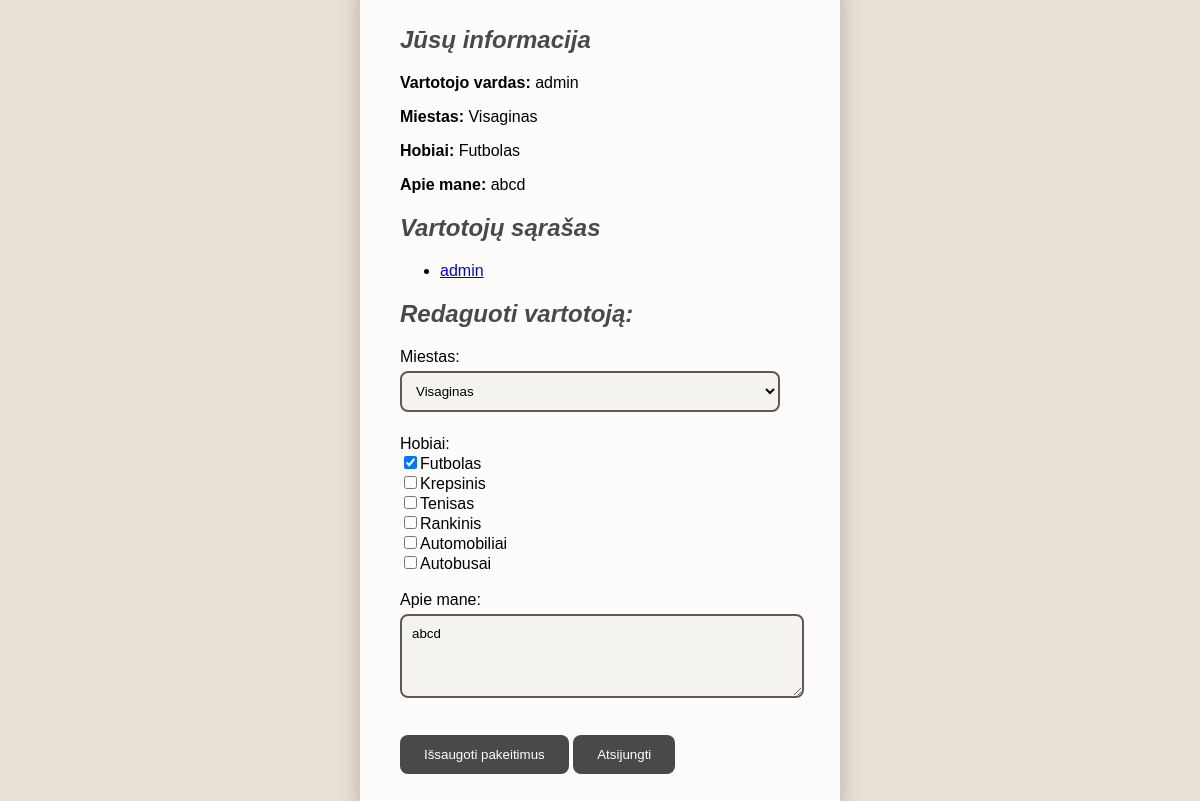
The app's page /yourinfo.php (signed in) with its own data.
### tables this page shows
CREATE TABLE `person_info` (
  `person_id` int(10) NOT NULL,
  `person_city` text NOT NULL,
  `person_username` varchar(255) NOT NULL,
  `person_password_encrypt` varchar(255) NOT NULL,
  `person_about_me` varchar(255) NOT NULL,
  `hobby_id` int(11) NOT NULL,
  `person_hobbies` varchar(255) NOT NULL,
  `is_hidden` int(11) NOT NULL,
  `person_city_id` int(11) NOT NULL
);

CREATE TABLE `cities` (
  `city_id` int(11) NOT NULL,
  `city_name` varchar(255) NOT NULL
);

CREATE TABLE `hobbies` (
  `id` int(11) NOT NULL,
  `name` varchar(255) NOT NULL
);

### yourinfo.php (the view, shortened to what this page needs)
<?php
$username = $_SESSION['login_user'];
$db = new Database();
$conn = $db->getConnection();
$sql = "SELECT person_info.*, cities.city_name
        FROM person_info
        LEFT JOIN cities ON person_info.person_city_id = cities.city_id
        WHERE person_username = ?";
$stmt = $conn->prepare($sql);
$stmt->bind_param("s", $username);
$stmt->execute();
$result = $stmt->get_result();
if ($result->num_rows == 1) {
    $user = $result->fetch_assoc();
    $isAdmin = ($user['person_username'] === 'admin');
    $hobbyNames = [];
    if (isset($user['person_hobbies'])) {
        $hobbyIds = explode(',', $user['person_hobbies']);
        foreach ($hobbyIds as $hobbyId) {
            $hobbySql = "SELECT name FROM hobbies WHERE id = ?";
            $hobbyStmt = $conn->prepare($hobbySql);
            $hobbyStmt->bind_param("i", $hobbyId);
            $hobbyStmt->execute();
            $hobbyResult = $hobbyStmt->get_result();
            $hobbyRow = $hobbyResult->fetch_assoc();
            $hobbyNames[] = $hobbyRow['name'];
        }
    }
    ?>
    <!DOCTYPE html>
    <html lang="en">
    <head>
        <link rel="stylesheet" href="styles.css">
    </head>
    <body>
        <div class="container">
            <h2>Jūsų informacija</h2>
            <p><strong>Vartotojo vardas:</strong> <?php echo $user['person_username']; ?></p>
            <p><strong>Miestas:</strong> <?php echo $user['city_name']; ?></p>
            <p><strong>Hobiai:</strong> <?php echo implode(', ', $hobbyNames); ?></p>
            <p><strong>Apie mane:</strong> <?php echo $user['person_about_me']; ?></p>
            <?php if ($isAdmin): ?>
            <h2>Vartotojų sąrašas</h2>
            <ul>
                <?php
                $usersSql = "SELECT person_username FROM person_info";
                $usersResult = $conn->query($usersSql);
                while ($userRow = $usersResult->fetch_assoc()) {
                    echo '<li><a href="edit_user.php?username=' . $userRow['person_username'] . '">' . $userRow['person_username'] . '</a></li>';
                }
                ?>
            </ul>
            <?php endif; ?>
            <h2>Redaguoti vartotoją:</h2>
            <form action="update_info.php" method="post">
                <label for="city">Miestas:</label>
                <select id="city" name="city" required>
                    <?php
                    $citySql = "SELECT * FROM cities";
                    $cityResult = $conn->query($citySql);
                    while ($cityRow = $cityResult->fetch_assoc()) {
                        echo '<option value="' . $cityRow['city_id'] . '" ' . ($user['person_city_id'] == $cityRow['city_id'] ? 'selected' : '') . '>' . $cityRow['city_name'] . '</option>';
                    }
                    ?>
                </select><br><br>
                <label for="hobbies">Hobiai:</label><br>
                <?php
                $hobbySql = "SELECT * FROM hobbies";
                $result = $conn->query($hobbySql);
                while ($row = $result->fetch_assoc()) {
                    $checked = in_array($row['id'], explode(',', $user['person_hobbies'])) ? 'checked' : '';
                    echo '<input type="checkbox" id="hobby'.$row['id'].'" name="hobbies[]" value="'.$row['id'].'" '.$checked.'>';
                    echo '<label for="hobby'.$row['id'].'">'.$row['name'].'</label><br>';
                }
                ?><br>
                <label for="about_me">Apie mane:</label><br>
                <textarea id="about_me" name="about_me" rows="4" cols="50"><?php echo $user['person_about_me']; ?></textarea><br><br>
                <input type="submit" value="Išsaugoti pakeitimus">
                <input type="button" value="Atsijungti" onclick="window.location.href='logout.php';">
            </form>
        </div>
    </body>
    </html>
    <?php
} else {
    echo "Vartotojas nerastas";
}
?>

### styles.css (style rules this page uses)
body { font-family: Arial, sans-serif; background-color: #e8dfd5; margin: 0; padding: 0; display: flex; justify-content: center; align-items: center; height: 100vh; background-image: url('https://i.pinimg.com/originals/1b/45/63/1b456377a9dce67a7dc3630260aa7572.gif'); background-size: cover; background-repeat: no-repeat; }
.container { width: 400px; padding: 20px 40px; background-color: rgba(255, 255, 255, 0.9); border: 1px solid #ccc; border-radius: 15px; box-shadow: 0 0 20px rgba(0, 0, 0, 0.2); }
h2 { color: #4a4848; font-family: Arial, sans-serif; font-style: italic; }
form { margin-bottom: 20px; }
input[type="text"], input[type="password"], select, textarea { width: calc(100% - 20px); padding: 10px; margin: 5px 0px; border: 2px solid #615858; border-radius: 8px; font-family: Arial, sans-serif; background-color: #f5f3f0; }
input[type="submit"], input[type="button"] { width: auto; padding: 12px 24px; margin-top: 10px; background-color: #4a4848; color: #fff; border: none; border-radius: 8px; cursor: pointer; font-family: Arial, sans-serif; transition: background-color 0.3s ease; }

### yourinfo.php (style rules this page uses)
body { background-image: url('https://wallpaperxyz.com/wp-content/uploads/Gif-Animated-Wallpaper-Background-Full-HD-Free-Download-for-PC-Macbook-261121-Wallpaperxyz.com-13.gif'); background-size: cover; background-repeat: no-repeat; }

### records on screen
person_info: person_username "admin", cities.city_name "Visaginas", person_about_me "abcd", city "Visaginas", about_me "abcd"
hobbies: name "Futbolas"
hobbies: name "Krepsinis"
hobbies: name "Tenisas"
hobbies: name "Rankinis"
hobbies: name "Automobiliai"
hobbies: name "Autobusai"

### other values on screen
implode(', ', $hobbyNames) "Futbolas"
